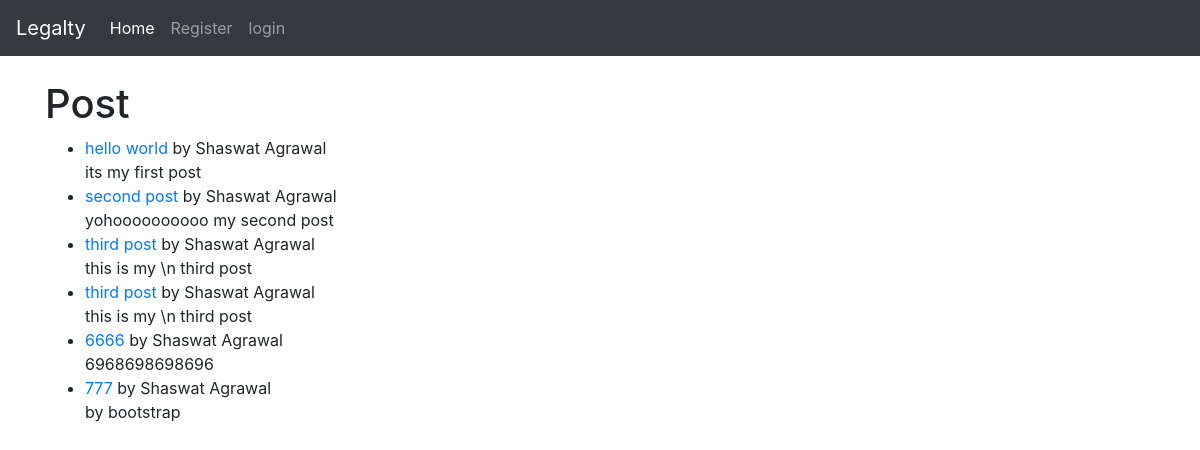
The app's page /, older data.
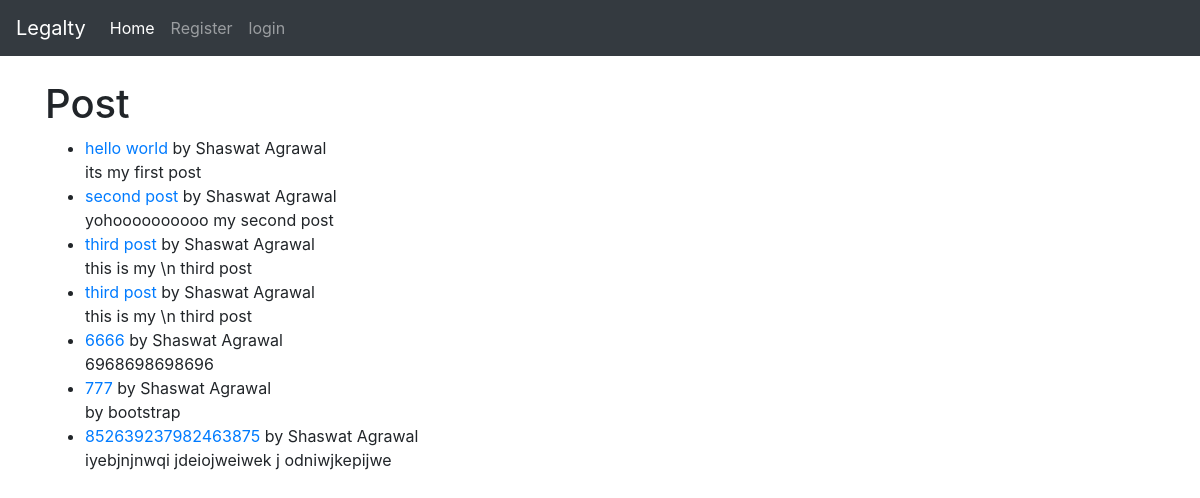
The same page, newer data.
### posts/models.py (models this page shows, shortened)
class Post( models.Model):
    title = models.CharField( max_length = 225 )
    title_tag = models.CharField(max_length=225)
    author = models.ForeignKey( User , on_delete=models.CASCADE )
    body = models.TextField()

### posts/views.py (the view)
# urls.py: path('' , HomeView.as_view() , name='home') ,
class HomeView( ListView ):
    model = Post
    template_name = 'home.html'

### posts/templates/home.html (shortened to what this page needs)
{% extends 'base.html' %}
{% block content %}
    <h1>Post</h1>
<ul>
{% for post in object_list %}
    <li> <a href="{% url 'post-details' post.pk  %}" > {{ post.title }} </a> by {{ post.author.first_name }} {{ post.author.last_name }} <br/>
        {{ post.body|slice:':100' }}
    </li>
{% endfor %}
</ul>
  {% endblock %}

Row changes from the older to the newer data that the page shows:
added Post: title "852639237982463875", author.first_name "Shaswat", author.last_name "Agrawal", body "iyebjnjnwqi jdeiojweiwek j odniwjkepijwe"
